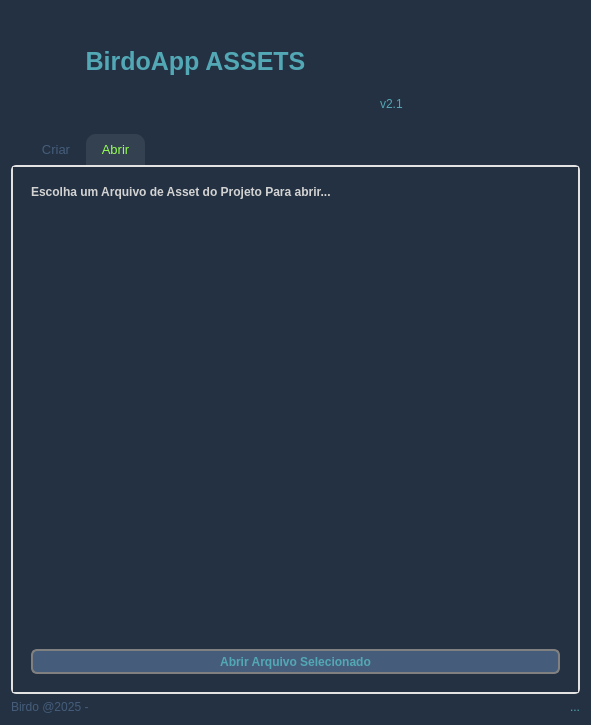
<?xml version="1.0" encoding="UTF-8"?>
<ui version="4.0">
 <class>dialog</class>
 <widget class="QDialog" name="dialog">
  <property name="windowModality">
   <enum>Qt::NonModal</enum>
  </property>
  <property name="geometry">
   <rect>
    <x>0</x>
    <y>0</y>
    <width>591</width>
    <height>725</height>
   </rect>
  </property>
  <property name="sizePolicy">
   <sizepolicy hsizetype="Fixed" vsizetype="Fixed">
    <horstretch>0</horstretch>
    <verstretch>0</verstretch>
   </sizepolicy>
  </property>
  <property name="minimumSize">
   <size>
    <width>591</width>
    <height>725</height>
   </size>
  </property>
  <property name="maximumSize">
   <size>
    <width>591</width>
    <height>725</height>
   </size>
  </property>
  <property name="windowTitle">
   <string>BirdoApp Assets</string>
  </property>
  <property name="styleSheet">
   <string notr="true">QWidget{	
	background-color: #233142;
}

QLabel{
	color: #53a8b6;
}

QLabel:disabled {
	color: #455d7a;
}

QGroupBox {
	color: #53a8b6;
}

QGroupBox:disabled {
	color: #455d7a;
}

QTabWidget::pane {
	border: 2px solid #e3e3e3;
	border-radius: 5px;
} 

QTabWidget::tab-bar {
    left: 15px; /* move to the right by 5px */
}

QTabBar::tab {
	color: #455d7a;
	background: transparent; 
	border: null;
	border-top-right-radius: 10px;
	border-top-left-radius: 10px;
	padding-top: 8px;
	padding-bottom: 8px;
	padding-right: 15px;
	padding-left: 15px;
} 

QTabBar::tab:selected {
	color:  rgb(150, 255, 83);
	background: rgba(255, 255, 255, 20); 
}

QCheckBox {
	color: #e3e3e3;
    spacing: 5px;
}

QCheckBox:unchecked {
	color: #53a8b6;
}

QCheckBox:checked {
	color: #7c73e6;
}

QCheckBox::indicator:unchecked {
    border: 1px solid white;
	border-radius: 2px;
	background-color:#233142;
}

QCheckBox::indicator:checked {
    border: 2px solid lightgray;
	border-radius: 6px;
	background-color: rgb(56, 186, 255);
}

QCheckBox:disabled{
	color: gray;
}

QCheckBox::indicator:checked:disabled {
    color: rgb(250, 90, 120);
	background-color: #233142;
	border-color: gray;
}

QCheckBox::indicator:unchecked:disabled {
    color: rgb(250, 90, 120);
	background-color: #233142;
	border-color: gray;
}

QComboBox {
	color: #233142;
    border: 2px solid #455d7a;
    border-radius: 6px;
    padding: 1px 18px 1px 3px;
    min-width: 6em;
}

QComboBox::down-arrow {
      image: null;
}

QComboBox:!editable, QComboBox::drop-down:editable {
     background: #e3e3e3;
}

QComboBox:on { /* shift the text when the popup opens */
    padding-top: 3px;
    padding-left: 4px;
}

QComboBox::drop-down {
    width: 15px;
	background-color: #e3e3e3;
    border-left-width: 2px;
    border-left-color: #455d7a;
    border-left-style: solid; /* just a single line */
    border-top-right-radius: 3px; /* same radius as the QComboBox */
    border-bottom-right-radius: 3px;
}

QComboBox:hover{
    border: 2px solid white;
    color: #53a8b6;
}

QComboBox QAbstractItemView{
    border: 2px solid white;
	border-radius: 10px;
    color: #233142;
	background-color: lightgray;
    selection-background-color: rgb(40, 30, 50);
	selection-color: white;
	padding: 3px 3px ;
}

QComboBox:disabled{
	color: rgb(250, 90, 120);
	background-color: rgb(250, 200, 200);
	border-color: gray;
}

QScrollArea{
	border: 2px solid #455d7a;
	border-radius: 15px;
}

QScrollBar::handle {
	border-radius: 10px;
 	border: none;
	background-color: #455d7a;
	width: 5px;
}

QScrollBar::add-page{ 
	border: none;
    background-color: transparent;
}

QScrollBar::sub-page {
    background-color: transparent;
	border: none;
}

QScrollBar::add-line {
    border: none;
    background-color: transparent;
}

QScrollBar::sub-line {
    border: none;
    background-color: transparent;
}

QScrollBar:arrow{
	border: none;
	background: transparent;
	color: none;
	image: none;
}

QPushButton {
	color: #e3e3e3;
    border: 2px solid #455d7a;
    border-radius: 6px;
	background-color: #53a8b6;
}

QPushButton:hover{
    border: 2px solid white;
    color: white;
}

QPushButton:pressed {
	color: #e3e3e3;
	border-color: #e3e3e3;
    background-color: #455d7a;
}

QPushButton::disabled {
	border-color: gray;
	background: #455d7a;
	color: #53a8b6;
}

QLineEdit {
	color: #5585b5;
    border: 2px solid #455d7a;
    border-radius: 5px;
    padding: 0 8px;
    background: #e3e3e3;
    selection-background-color: darkgray;
}

QLineEdit:hover{
    border: 2px solid white;
    color: black;
}

QLineEdit:disabled{
	color: #f95959;
	background-color: #79c2d0;
	border-color: rgb(255, 230, 220);
}

QProgressBar {
	color: rgb(0, 255, 255);
	padding: 2 2px;
	border: null;
	border-radius: 10px;
	min-height: 20px;
	background-color: rgb(40, 60, 90);	
}

QProgressBar::chunk {
	border: null;
	border-radius: 10px;
	background: green;
}</string>
  </property>
  <property name="sizeGripEnabled">
   <bool>false</bool>
  </property>
  <property name="modal">
   <bool>false</bool>
  </property>
  <layout class="QVBoxLayout" name="verticalLayout_2">
   <item>
    <layout class="QGridLayout" name="gridLayout_4">
     <property name="spacing">
      <number>0</number>
     </property>
     <item row="0" column="2">
      <widget class="QLabel" name="proj_logo">
       <property name="sizePolicy">
        <sizepolicy hsizetype="Fixed" vsizetype="Fixed">
         <horstretch>0</horstretch>
         <verstretch>0</verstretch>
        </sizepolicy>
       </property>
       <property name="minimumSize">
        <size>
         <width>100</width>
         <height>100</height>
        </size>
       </property>
       <property name="maximumSize">
        <size>
         <width>100</width>
         <height>100</height>
        </size>
       </property>
       <property name="text">
        <string/>
       </property>
       <property name="scaledContents">
        <bool>true</bool>
       </property>
      </widget>
     </item>
     <item row="0" column="0">
      <widget class="QLabel" name="label_7">
       <property name="font">
        <font>
         <pointsize>19</pointsize>
         <weight>75</weight>
         <bold>true</bold>
        </font>
       </property>
       <property name="text">
        <string>BirdoApp ASSETS</string>
       </property>
       <property name="alignment">
        <set>Qt::AlignCenter</set>
       </property>
      </widget>
     </item>
     <item row="0" column="1">
      <widget class="QLabel" name="label_9">
       <property name="sizePolicy">
        <sizepolicy hsizetype="Fixed" vsizetype="Preferred">
         <horstretch>0</horstretch>
         <verstretch>0</verstretch>
        </sizepolicy>
       </property>
       <property name="maximumSize">
        <size>
         <width>100</width>
         <height>16777215</height>
        </size>
       </property>
       <property name="text">
        <string>v2.1</string>
       </property>
       <property name="alignment">
        <set>Qt::AlignBottom|Qt::AlignJustify</set>
       </property>
      </widget>
     </item>
    </layout>
   </item>
   <item>
    <spacer name="horizontalSpacer">
     <property name="orientation">
      <enum>Qt::Horizontal</enum>
     </property>
     <property name="sizeHint" stdset="0">
      <size>
       <width>566</width>
       <height>17</height>
      </size>
     </property>
    </spacer>
   </item>
   <item>
    <widget class="QTabWidget" name="tabWidget">
     <property name="font">
      <font>
       <pointsize>10</pointsize>
      </font>
     </property>
     <property name="currentIndex">
      <number>1</number>
     </property>
     <widget class="QWidget" name="tab">
      <attribute name="title">
       <string>Criar</string>
      </attribute>
      <layout class="QVBoxLayout" name="verticalLayout">
       <item>
        <widget class="QWidget" name="widget" native="true">
         <layout class="QGridLayout" name="gridLayout">
          <item row="1" column="0">
           <widget class="QLabel" name="label">
            <property name="minimumSize">
             <size>
              <width>0</width>
              <height>0</height>
             </size>
            </property>
            <property name="maximumSize">
             <size>
              <width>16777215</width>
              <height>30</height>
             </size>
            </property>
            <property name="font">
             <font>
              <weight>50</weight>
              <bold>false</bold>
             </font>
            </property>
            <property name="text">
             <string>Tipo:</string>
            </property>
           </widget>
          </item>
          <item row="2" column="0">
           <widget class="QComboBox" name="comboBox">
            <property name="sizePolicy">
             <sizepolicy hsizetype="Fixed" vsizetype="MinimumExpanding">
              <horstretch>0</horstretch>
              <verstretch>0</verstretch>
             </sizepolicy>
            </property>
            <property name="minimumSize">
             <size>
              <width>97</width>
              <height>30</height>
             </size>
            </property>
            <property name="maximumSize">
             <size>
              <width>80</width>
              <height>30</height>
             </size>
            </property>
            <property name="toolTip">
             <string>Tipo do asset </string>
            </property>
            <property name="styleSheet">
             <string notr="true">QComboBox {
	color: black;
    border: 2px solid white;
    border-radius: 6px;
    padding: 1px 18px 1px 3px;
    min-width: 6em;
}

QComboBox:!editable, QComboBox::drop-down:editable {
     background: lightgray;
}

QComboBox:on { /* shift the text when the popup opens */
    padding-top: 3px;
    padding-left: 4px;
}

QComboBox::drop-down {
    width: 20px;
	background-color: rgb(194, 194, 194);
    border-left-width: 2px;
    border-left-color: darkgray;
    border-left-style: solid; /* just a single line */
    border-top-right-radius: 3px; /* same radius as the QComboBox */
    border-bottom-right-radius: 3px;
}

QComboBox:hover{
    border: 2px solid #05B8CC;
    color: white;
}

QComboBox QAbstractItemView{
    border: null;
	border-radius: 10px;
    color: black;
	background-color: lightgray;
    selection-background-color: #05B8CC;
	selection-color: white;
	padding: 3px 3px ;
}</string>
            </property>
           </widget>
          </item>
          <item row="0" column="0" colspan="2">
           <widget class="QLabel" name="label_8">
            <property name="font">
             <font>
              <weight>75</weight>
              <bold>true</bold>
             </font>
            </property>
            <property name="styleSheet">
             <string notr="true">QLabel {
	color: lightgray;
}</string>
            </property>
            <property name="text">
             <string>Escolha o nome do arquivo...</string>
            </property>
           </widget>
          </item>
          <item row="2" column="2">
           <widget class="QLineEdit" name="lineEdit">
            <property name="sizePolicy">
             <sizepolicy hsizetype="Fixed" vsizetype="MinimumExpanding">
              <horstretch>0</horstretch>
              <verstretch>0</verstretch>
             </sizepolicy>
            </property>
            <property name="minimumSize">
             <size>
              <width>270</width>
              <height>25</height>
             </size>
            </property>
            <property name="maximumSize">
             <size>
              <width>16777215</width>
              <height>30</height>
             </size>
            </property>
            <property name="toolTip">
             <string>&lt;html&gt;&lt;head/&gt;&lt;body&gt;&lt;p&gt;Nome do asset&lt;/p&gt;&lt;p&gt;OBS: Caracteres Nao aceitos serao retirados e considerados 'espaco', trocando a primeira Letra depois deles para UpperCase!&lt;/p&gt;&lt;/body&gt;&lt;/html&gt;</string>
            </property>
            <property name="styleSheet">
             <string notr="true"/>
            </property>
            <property name="text">
             <string/>
            </property>
            <property name="placeholderText">
             <string>Escolha um nome...</string>
            </property>
           </widget>
          </item>
          <item row="1" column="1">
           <widget class="QLabel" name="label_2">
            <property name="minimumSize">
             <size>
              <width>0</width>
              <height>0</height>
             </size>
            </property>
            <property name="maximumSize">
             <size>
              <width>16777215</width>
              <height>30</height>
             </size>
            </property>
            <property name="font">
             <font>
              <weight>50</weight>
              <bold>false</bold>
             </font>
            </property>
            <property name="text">
             <string>Numero:</string>
            </property>
           </widget>
          </item>
          <item row="3" column="0" colspan="3">
           <layout class="QGridLayout" name="gridLayout_2" columnstretch="0,2">
            <item row="2" column="0" colspan="2">
             <widget class="QLabel" name="labelLimit">
              <property name="maximumSize">
               <size>
                <width>16777215</width>
                <height>20</height>
               </size>
              </property>
              <property name="font">
               <font>
                <weight>50</weight>
                <italic>false</italic>
                <bold>false</bold>
               </font>
              </property>
              <property name="styleSheet">
               <string notr="true">QLabel {
	color: Red;
	background-color: rgb(232, 173, 168);
	border-radius: 5px;
}</string>
              </property>
              <property name="text">
               <string>...Tamanho do nome excede 23 caracteres!!!</string>
              </property>
              <property name="alignment">
               <set>Qt::AlignCenter</set>
              </property>
             </widget>
            </item>
            <item row="1" column="0">
             <widget class="QLabel" name="label_4">
              <property name="text">
               <string>Nome do asset:</string>
              </property>
             </widget>
            </item>
            <item row="1" column="1">
             <widget class="QLabel" name="nameLabel">
              <property name="enabled">
               <bool>true</bool>
              </property>
              <property name="minimumSize">
               <size>
                <width>0</width>
                <height>25</height>
               </size>
              </property>
              <property name="maximumSize">
               <size>
                <width>16777215</width>
                <height>30</height>
               </size>
              </property>
              <property name="font">
               <font>
                <weight>75</weight>
                <bold>true</bold>
               </font>
              </property>
              <property name="toolTip">
               <string>Nome formatado</string>
              </property>
              <property name="styleSheet">
               <string notr="true">QLabel {
	color: lightgray;
    border: 2px solid white;
    border-radius: 3px;
    padding: 2px;
}</string>
              </property>
              <property name="frameShape">
               <enum>QFrame::WinPanel</enum>
              </property>
              <property name="text">
               <string>Nome final...</string>
              </property>
             </widget>
            </item>
            <item row="0" column="1">
             <widget class="Line" name="line_2">
              <property name="orientation">
               <enum>Qt::Horizontal</enum>
              </property>
             </widget>
            </item>
           </layout>
          </item>
          <item row="4" column="0" colspan="3">
           <layout class="QGridLayout" name="gridLayout_3">
            <item row="1" column="1">
             <widget class="QLineEdit" name="lineFolder">
              <property name="sizePolicy">
               <sizepolicy hsizetype="Expanding" vsizetype="MinimumExpanding">
                <horstretch>0</horstretch>
                <verstretch>0</verstretch>
               </sizepolicy>
              </property>
              <property name="minimumSize">
               <size>
                <width>0</width>
                <height>28</height>
               </size>
              </property>
              <property name="maximumSize">
               <size>
                <width>16777215</width>
                <height>30</height>
               </size>
              </property>
              <property name="toolTip">
               <string>Pasta onde salvar o arquivo</string>
              </property>
              <property name="styleSheet">
               <string notr="true"/>
              </property>
              <property name="text">
               <string/>
              </property>
              <property name="placeholderText">
               <string>Escolha uma pasta onde salvar...</string>
              </property>
             </widget>
            </item>
            <item row="0" column="0" colspan="2">
             <widget class="QLabel" name="label_6">
              <property name="minimumSize">
               <size>
                <width>0</width>
                <height>22</height>
               </size>
              </property>
              <property name="maximumSize">
               <size>
                <width>16777215</width>
                <height>15</height>
               </size>
              </property>
              <property name="font">
               <font>
                <weight>50</weight>
                <bold>false</bold>
               </font>
              </property>
              <property name="text">
               <string>Pasta destino:</string>
              </property>
             </widget>
            </item>
            <item row="1" column="0">
             <widget class="QPushButton" name="button_folder">
              <property name="sizePolicy">
               <sizepolicy hsizetype="Fixed" vsizetype="MinimumExpanding">
                <horstretch>0</horstretch>
                <verstretch>0</verstretch>
               </sizepolicy>
              </property>
              <property name="minimumSize">
               <size>
                <width>35</width>
                <height>25</height>
               </size>
              </property>
              <property name="maximumSize">
               <size>
                <width>44</width>
                <height>30</height>
               </size>
              </property>
              <property name="toolTip">
               <string>escolha um folder...</string>
              </property>
              <property name="styleSheet">
               <string notr="true">QPushButton {
	color: rgb(72, 72, 72);
    border: 2px solid white;
    border-radius: 6px;
	background-color: lightgray;
	max-width: 40px;
}

QPushButton:pressed {
	color: white;
	border-color: white;
    background-color: #05B8CC;
}

QPushButton:flat {
    border: none; /* no border for a flat push button */
}

QPushButton:default {
    border-color: navy; /* make the default button prominent */
}

QPushButton:hover{
    border: 2px solid #05B8CC;
    color: black;
}</string>
              </property>
              <property name="text">
               <string>...</string>
              </property>
             </widget>
            </item>
           </layout>
          </item>
          <item row="1" column="2">
           <widget class="QLabel" name="label_3">
            <property name="minimumSize">
             <size>
              <width>0</width>
              <height>0</height>
             </size>
            </property>
            <property name="maximumSize">
             <size>
              <width>16777215</width>
              <height>30</height>
             </size>
            </property>
            <property name="font">
             <font>
              <weight>50</weight>
              <bold>false</bold>
             </font>
            </property>
            <property name="text">
             <string>Nome:</string>
            </property>
           </widget>
          </item>
          <item row="2" column="1">
           <widget class="QSpinBox" name="spinBox">
            <property name="sizePolicy">
             <sizepolicy hsizetype="Fixed" vsizetype="MinimumExpanding">
              <horstretch>0</horstretch>
              <verstretch>0</verstretch>
             </sizepolicy>
            </property>
            <property name="minimumSize">
             <size>
              <width>69</width>
              <height>25</height>
             </size>
            </property>
            <property name="maximumSize">
             <size>
              <width>70</width>
              <height>30</height>
             </size>
            </property>
            <property name="toolTip">
             <string>Numero do asset. Cada asset tem um numero identificador</string>
            </property>
            <property name="layoutDirection">
             <enum>Qt::LeftToRight</enum>
            </property>
            <property name="styleSheet">
             <string notr="true">QSpinBox {
	color: black;
    border: 2px solid white;
	border-radius: 6px;
	background-color: lightgray;
}

QSpinBox::up-button {
    width: 15px;
	background-color: rgb(194, 194, 194);
    border-left: 2px solid darkgray;
	border-bottom: 2px solid darkgray;
    border-top-right-radius: 3px; /* same radius as the QSpinBox */
    border-bottom-right-radius: 3px;
}

QSpinBox::down-button {
    width: 15px;
	background-color: rgb(194, 194, 194);
    border-left: 2px solid darkgray;
	border-up: 2px solid darkgray;
    border-top-right-radius: 3px; /* same radius as the QSpinBox */
    border-bottom-right-radius: 3px;
}

QSpinBox:hover{
    border: 2px solid #05B8CC;
    color: white;
}
</string>
            </property>
            <property name="alignment">
             <set>Qt::AlignCenter</set>
            </property>
            <property name="prefix">
             <string>00</string>
            </property>
            <property name="maximum">
             <number>999</number>
            </property>
           </widget>
          </item>
          <item row="6" column="2">
           <spacer name="verticalSpacer">
            <property name="orientation">
             <enum>Qt::Vertical</enum>
            </property>
            <property name="sizeType">
             <enum>QSizePolicy::Fixed</enum>
            </property>
            <property name="sizeHint" stdset="0">
             <size>
              <width>20</width>
              <height>200</height>
             </size>
            </property>
           </spacer>
          </item>
          <item row="7" column="2">
           <widget class="QPushButton" name="createButton">
            <property name="minimumSize">
             <size>
              <width>0</width>
              <height>25</height>
             </size>
            </property>
            <property name="font">
             <font>
              <weight>75</weight>
              <bold>true</bold>
             </font>
            </property>
            <property name="text">
             <string>Criar Arquivo</string>
            </property>
           </widget>
          </item>
         </layout>
        </widget>
       </item>
      </layout>
     </widget>
     <widget class="QWidget" name="tab_2">
      <attribute name="title">
       <string>Abrir</string>
      </attribute>
      <layout class="QVBoxLayout" name="verticalLayout_3">
       <item>
        <widget class="QWidget" name="widget_3" native="true">
         <layout class="QVBoxLayout" name="verticalLayout_4">
          <item>
           <widget class="QLabel" name="label_16">
            <property name="font">
             <font>
              <weight>75</weight>
              <bold>true</bold>
             </font>
            </property>
            <property name="styleSheet">
             <string notr="true">QLabel {
	color: lightgray;
}</string>
            </property>
            <property name="text">
             <string>Escolha um Arquivo de Asset do Projeto Para abrir...</string>
            </property>
           </widget>
          </item>
          <item>
           <spacer name="horizontalSpacer_2">
            <property name="orientation">
             <enum>Qt::Horizontal</enum>
            </property>
            <property name="sizeHint" stdset="0">
             <size>
              <width>40</width>
              <height>20</height>
             </size>
            </property>
           </spacer>
          </item>
          <item>
           <widget class="QTreeWidget" name="treeWidget">
            <property name="styleSheet">
             <string notr="true">QTreeWidget::item {
	color: rgb(160, 235, 227);
}
</string>
            </property>
            <property name="frameShape">
             <enum>QFrame::NoFrame</enum>
            </property>
            <property name="frameShadow">
             <enum>QFrame::Raised</enum>
            </property>
            <property name="lineWidth">
             <number>1</number>
            </property>
            <property name="midLineWidth">
             <number>0</number>
            </property>
            <property name="selectionBehavior">
             <enum>QAbstractItemView::SelectItems</enum>
            </property>
            <property name="textElideMode">
             <enum>Qt::ElideLeft</enum>
            </property>
            <property name="autoExpandDelay">
             <number>-1</number>
            </property>
            <property name="indentation">
             <number>25</number>
            </property>
            <property name="rootIsDecorated">
             <bool>false</bool>
            </property>
            <property name="uniformRowHeights">
             <bool>true</bool>
            </property>
            <property name="sortingEnabled">
             <bool>true</bool>
            </property>
            <property name="animated">
             <bool>true</bool>
            </property>
            <attribute name="headerVisible">
             <bool>false</bool>
            </attribute>
            <attribute name="headerCascadingSectionResizes">
             <bool>true</bool>
            </attribute>
            <attribute name="headerHighlightSections">
             <bool>true</bool>
            </attribute>
            <attribute name="headerMinimumSectionSize">
             <number>150</number>
            </attribute>
            <attribute name="headerShowSortIndicator" stdset="0">
             <bool>true</bool>
            </attribute>
            <column>
             <property name="text">
              <string notr="true">1</string>
             </property>
            </column>
           </widget>
          </item>
          <item>
           <widget class="QPushButton" name="pbOpen">
            <property name="enabled">
             <bool>false</bool>
            </property>
            <property name="minimumSize">
             <size>
              <width>0</width>
              <height>25</height>
             </size>
            </property>
            <property name="font">
             <font>
              <weight>75</weight>
              <bold>true</bold>
             </font>
            </property>
            <property name="text">
             <string>Abrir Arquivo Selecionado</string>
            </property>
           </widget>
          </item>
         </layout>
        </widget>
       </item>
      </layout>
     </widget>
    </widget>
   </item>
   <item>
    <layout class="QHBoxLayout" name="horizontalLayout">
     <item>
      <widget class="QLabel" name="label_5">
       <property name="enabled">
        <bool>false</bool>
       </property>
       <property name="text">
        <string>Birdo @2025 -</string>
       </property>
      </widget>
     </item>
     <item>
      <widget class="QLabel" name="label_info">
       <property name="text">
        <string>...</string>
       </property>
       <property name="alignment">
        <set>Qt::AlignRight|Qt::AlignTrailing|Qt::AlignVCenter</set>
       </property>
      </widget>
     </item>
    </layout>
   </item>
  </layout>
 </widget>
 <resources/>
 <connections/>
</ui>
